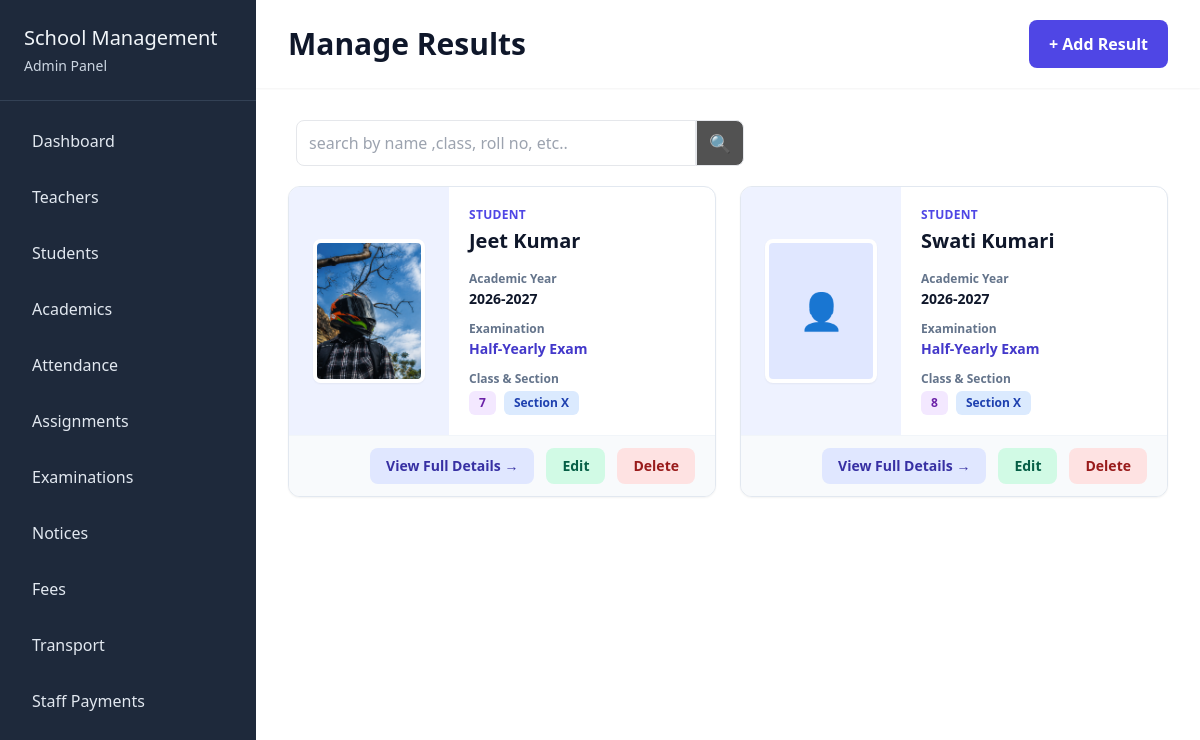
The page /examination/manage/results/ on the database its author committed.
### examination/models.py (models this page shows, shortened)
class Result(models.Model):
    GRADE_CHOICES = [
        ("A+", "A+"),
        ("A", "A"),
        ("B+", "B+"),
        ("B", "B"),
        ("C+", "C+"),
        ("C", "C"),
        ("D", "D"),
        ("F", "F")
    ]
    student = models.ForeignKey(Student, on_delete=models.CASCADE)
    exam = models.ForeignKey(Exam, on_delete=models.CASCADE)
    subject = models.ForeignKey(Subject, on_delete=models.CASCADE)
    marks = models.DecimalField(max_digits=5, decimal_places=2, default=100)
    grade = models.CharField(max_length=50, choices=GRADE_CHOICES)
    remarks = models.CharField(max_length=200, null=True, blank=True)
    class Meta:
        constraints = [
            models.UniqueConstraint(
                fields=["student", "exam", "subject"],
                name="unique_student_exam_subject"
            )
        ]

class Exam(models.Model):
    EXAM_MODE = [
        ("Offline", "Offline"),
        ("Online", "Online")
    ]
    EXAM_STATUS = [
        ("Upcoming", "Upcoming"),
        ("Ongoing", "Ongoing"),
        ("Completed", "Completed")
    ]
    exam_name = models.CharField(max_length=200)
    schoolclass = models.ManyToManyField(SchoolClass)
    academic_year = models.CharField(max_length=20)
    mode = models.CharField(max_length=20, choices=EXAM_MODE ,default="Offline")
    start_date = models.DateField()
    end_date = models.DateField()
    status = models.CharField(max_length=20, choices=EXAM_STATUS ,default="Upcoming")
    instructions = models.TextField(null=True, blank=True)
    description = models.TextField(null=True, blank=True)

### students/models.py (models this page shows, shortened)
class Student(models.Model):
    GENDER_CHOICES = (
        ('Male', "Male"),
        ('Female', "Female"),
        ('other', "other")
    )
    user = models.OneToOneField(User, on_delete=models.CASCADE)
    cover_image = models.ImageField(upload_to='student_covers/', null=True, blank=True)
    admission_number = models.CharField(max_length=30)
    phone = models.CharField(max_length=15, null=True, blank=True)
    address = models.TextField()
    date_of_birth = models.DateField()
    gender = models.CharField(max_length=10, choices=GENDER_CHOICES)
    admission_date = models.DateField()
    parent_name = models.CharField(max_length=100)
    parent_phone = models.CharField(max_length=15)
    schoolclass = models.ForeignKey(SchoolClass, on_delete=models.CASCADE, null=True,blank=True)
    section = models.ForeignKey(Section, on_delete=models.CASCADE, null=True,blank=True)

### academics/models.py (models this page shows, shortened)
class Section(models.Model):
    schoolclass = models.ForeignKey(SchoolClass, on_delete=models.CASCADE)
    name = models.CharField(max_length=10)

class SchoolClass(models.Model):
    name = models.CharField(max_length=50)

### examination/views.py (the view)
# urls.py: path("manage/results/", views.manage_results, name="manage_results"),
def manage_results(req):
    if req.GET.get("search"):
        search = req.GET.get("search")
        query = Q(student__user__first_name__icontains=search) | Q(student__schoolclass__name__icontains=search) |Q(student__section__name__icontains=search)
        data = {
            "results" : Result.objects.filter(query),
            "search" : search
        }
    else :
        results = Result.objects.select_related("student", "exam", "student__section", "student__section__schoolclass").order_by("student", "exam")
        unique_results = []
        seen = set()
        for result in results:
            key = (result.student_id, result.exam_id)
            if key not in seen:
                unique_results.append(result)
                seen.add(key)
        data = {
            "results": unique_results,
        }
    return render(req, "examination/manage_results.html", data)

### examination/templates/examination/manage_results.html (shortened to what this page needs)
{% extends 'school_admin/base.html' %}
{% block content %}
<div class="flex-1 bg-white">
    <div class="bg-white px-8 py-5 shadow-sm mb-8 flex items-center justify-between">
            <h1 class="text-3xl font-bold text-slate-900">Manage Results</h1>
        <a href="{% url 'insert_result' %}"
           class="px-5 py-3 rounded-lg bg-indigo-600 text-white font-semibold hover:bg-indigo-700 transition">+ Add Result</a>
    </div>
    <div class="my-5 px-10">
        <form action="" method="get">
            <div class="flex">
                <input type="text" name="search" value="{{search}}" placeholder="search by name ,class, roll no, etc.." class="w-[400px] px-3 py-2 border rounded-l-lg">
                <button class="px-3 py-2 border rounded-r-lg bg-neutral-600 text-lg">🔍</button>
            </div>
        </form>
    </div>
    <div class="px-8 pb-10">
        <div class="grid grid-cols-2 gap-6">
            {% for result in results %}
            <div class="bg-white rounded-xl border border-slate-200 shadow-sm hover:shadow-md transition overflow-hidden">
                <div class="flex">
                    <div class="w-40 bg-indigo-50 flex items-center justify-center p-5">
                        {% if result.student.cover_image %}
                            <img src="{{ result.student.cover_image.url }}" alt="{{ result.student.first_name }}" class="w-28 h-36 object-cover rounded-lg border-4 border-white shadow-sm">
                        {% else %}
                            <div class="w-28 h-36 rounded-lg bg-indigo-100 flex items-center justify-center border-4 border-white shadow-sm">
                                <span class="text-4xl">👤</span>
                            </div>
                        {% endif %}
                    </div>
                    <div class="flex-1 p-5">
                        <div class="mb-4">
                            <p class="text-xs font-bold uppercase tracking-wide text-indigo-600">Student</p>
                            <h2 class="text-xl font-bold text-slate-900 mt-1">
                                {{ result.student.user.first_name }}
                                {{ result.student.user.last_name }}
                            </h2>
                        </div>
                        <div class="mb-3">
                            <p class="text-xs font-semibold text-slate-500">Academic Year</p>
                            <p class="text-sm font-bold text-slate-900 mt-0.5">
                                {{ result.exam.academic_year }}
                            </p>
                        </div>
                        <div class="mb-3">
                            <p class="text-xs font-semibold text-slate-500">Examination</p>
                            <p class="text-sm font-bold text-indigo-700 mt-0.5">
                                {{ result.exam.exam_name }}
                            </p>
                        </div>
                        <div>
                            <p class="text-xs font-semibold text-slate-500">Class & Section</p>
                            <div class="flex items-center gap-2 mt-1">
                                <span class="px-2.5 py-1 rounded-md bg-purple-100 text-purple-800 text-xs font-bold">{{ result.student.section.schoolclass.name }}</span>
                                <span class="px-2.5 py-1 rounded-md bg-blue-100 text-blue-800 text-xs font-bold">Section {{ result.student.section.name }}</span>
                            </div>
                        </div>
                    </div>
                </div>
                <div class="px-5 py-3 bg-slate-50 flex justify-end gap-3 border-t border-slate-100">
                    <a href="{% url "view_result" result.student.id result.exam.id %}" class="px-4 py-2 rounded-lg bg-indigo-100 text-indigo-800 text-sm font-semibold hover:bg-indigo-200 transition">View Full Details →</a>
                    <a href="{% url "edit_result" result.id  %}" class="px-4 py-2 rounded-lg bg-emerald-100 text-emerald-800 text-sm font-semibold hover:bg-emerald-200 transition">Edit</a>
                    <a href="{% url "delete_result" result.id %}" onclick="return confirm('Are you sure you want to delete the {{ result.subject.name }} result for {{ result.student.user.first_name }}?')" class="px-4 py-2 rounded-lg bg-red-100 text-red-800 text-sm font-semibold hover:bg-red-200 transition">Delete </a>
                </div>
            </div>
            {% endfor %}
        </div>
    </div>
</div>
{% endblock content %}

### rows shown on the page
Result: student.cover_image (picture), student.user.first_name "Jeet", student.user.last_name "Kumar", exam.academic_year "2026-2027", exam.exam_name "Half-Yearly Exam", student.section.schoolclass.name "7", student.section.name "X"
Result: student.user.first_name "Swati", student.user.last_name "Kumari", exam.academic_year "2026-2027", exam.exam_name "Half-Yearly Exam", student.section.schoolclass.name "8", student.section.name "X"
